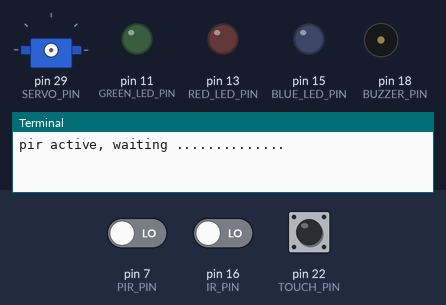
Recording of a program running on a simulated Raspberry Pi (header pin numbers). Parts: servo, output pins drawn as LEDs (lit = HIGH), buzzer (waves = sounding, pin HIGH), the last lines printed to the terminal. Inputs (shaded band) come from the test bench; at power-on: pin 7 (PIR_PIN) LOW, pin 16 (IR_PIN) LOW, pin 22 (TOUCH_PIN) LOW. Servo angles are drawn from the pulse width (0.5 ms = 0°, 2.5 ms = 180°); the clock reads 2024-03-15 10:24:30 at power-on unless the program sets it.

Above: at 1.2 s.
1.3 s: pin 7 (PIR_PIN) driven HIGH
At 3.9 s:
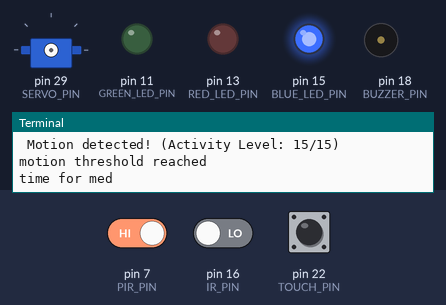
8.8 s: pin 7 (PIR_PIN) driven LOW and pin 16 (IR_PIN) driven HIGH
At 19.7 s:
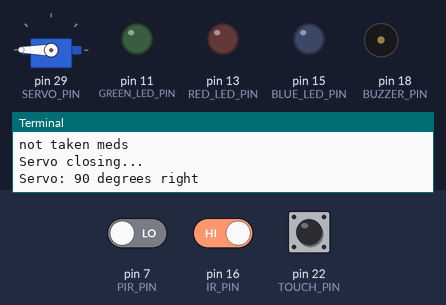
20.0 s: pin 7 (PIR_PIN) driven HIGH
At 23.0 s:
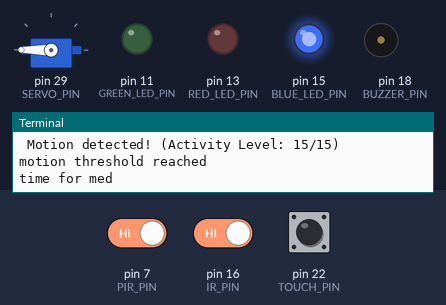
Timing chart, 0 to 43.0 s (numbered marks = the images above; inputs shaded):
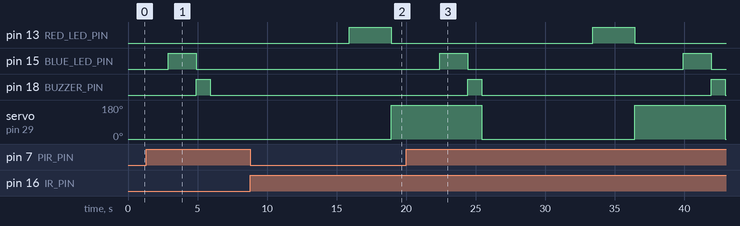

The program:

patient.py
```python
import RPi.GPIO as GPIO
import time
import datetime


GPIO.setwarnings(False)
GPIO.setmode(GPIO.BOARD) #GPI.BOARD

SERVO_PIN = 29
PIR_PIN = 7
GREEN_LED_PIN = 11
RED_LED_PIN = 13
BLUE_LED_PIN = 15
BUZZER_PIN = 18
TOUCH_PIN = 22
IR_PIN = 16


GPIO.setup(SERVO_PIN, GPIO.OUT) #servo, GPIO 5
GPIO.setup(PIR_PIN,GPIO.IN) # pir sensor, GPIO4.
GPIO.setup(GREEN_LED_PIN, GPIO.OUT) #green led, GPIO 17
GPIO.setup(BLUE_LED_PIN, GPIO.OUT)
GPIO.setup(RED_LED_PIN, GPIO.OUT)
GPIO.setup(IR_PIN, GPIO.IN)
GPIO.setup(BUZZER_PIN, GPIO.OUT)
GPIO.setup(TOUCH_PIN, GPIO.IN)
pwm = GPIO.PWM(SERVO_PIN, 50)  # 50Hz frequency
pwm.start(0)

medicine_time = None

def led_waiting():
    print("time for med")
    GPIO.output(BLUE_LED_PIN, GPIO.HIGH)
    time.sleep(2)
    GPIO.output(BLUE_LED_PIN, GPIO.LOW)

def led_taken_meds():
    GPIO.output(GREEN_LED_PIN, GPIO.HIGH)
    time.sleep(3)
    GPIO.output(GREEN_LED_PIN, GPIO.LOW)

def led_not_taken_meds():
    GPIO.output(RED_LED_PIN, GPIO.HIGH)
    time.sleep(3)
    GPIO.output(RED_LED_PIN, GPIO.LOW)

def servo_open():
    print("Servo opening...")
    print("Servo: 90 degrees left")
    pwm.ChangeDutyCycle(2.5)
    time.sleep(1)
    pwm.ChangeDutyCycle(0)# prevent jitter

def servo_close():
    print("Servo closing...")
    print("Servo: 90 degrees right")
    pwm.ChangeDutyCycle(12.5)
    time.sleep(1)
    pwm.ChangeDutyCycle(0)    # prevent jitter
    print("servo closed")

def buzzer():
    print("Buzzer ON")
    GPIO.output(BUZZER_PIN, GPIO.HIGH)
    time.sleep(1)

    print("Buzzer OFF")
    GPIO.output(BUZZER_PIN, GPIO.LOW)

def touch_callback(channel):
    global touch_count
    touch_count += 1
    print(f"Touch detected! Count: {touch_count}")


def touch(timeout, target_touches):
    print(f"[TOUCH] You have {timeout} seconds to touch the sensor {target_touches} times!")
    touch_counts = 0
    start_time = time.time()
    last_state = GPIO.LOW

    while (time.time() - start_time) < timeout:
        current_state = GPIO.input(TOUCH_PIN)
        if current_state == GPIO.HIGH and last_state == GPIO.LOW:
            touch_counts += 1
            print(f"  Touch registered! ({touch_counts}/{target_touches})")
            time.sleep(0.2)
            if touch_counts >= target_touches:
                return True
        last_state = current_state
        time.sleep(0.05)
    return False

def ir(target_clearances, timeout):
    print(f"IR Sensor Active. Waiting for {target_clearances} clear readings (Max {timeout}s)...")
    clear_count = 0
    start_time = time.time()

    while clear_count < target_clearances:
        if (time.time() - start_time) >= timeout:
            print(f"IR window timed out after {timeout} seconds. Moving on...")
            return False
        if GPIO.input(IR_PIN) == GPIO.HIGH:
            clear_count += 1
            print(f"Path Clear! ({clear_count}/{target_clearances})")
            time.sleep(0.4)
        else:
            print("Object Detected (Blocked)")
            time.sleep(0.2)
    print("ir sensor end")
    return True

def pir(motion_threshold): #change for actual code
    print("pir active, waiting ..............")
    motion_counter = 0
    while motion_counter < motion_threshold:
        motion = GPIO.input(PIR_PIN)
        if motion == 1:
            motion_counter += 1
            print(f" Motion detected! (Activity Level: {motion_counter}/{motion_threshold})")
            time.sleep(0.1)
        else:
            time.sleep(0.2)

    print("motion threshold reached")


while True:
    pir(15) # pir only comes backe
    led_waiting()
    buzzer()
    servo_open()
    ir_success = ir(5,5.0)

    if not ir_success:
        print("IR Path did not clear!")
        led_not_taken_meds()
        servo_close()
        continue
    else:
        print("IR Path cleared")
        success = touch(5.0,1)
        if success:
            print("taken meds!")
            cur_med_taken = datetime.now().strftime("%Y-%m-%d %H:%M:%S")
            print(f"[patient ate medicine on]: {cur_med_taken}") #for us to see
            message_to_send = (f"[patient ate medicine on]: {cur_med_taken}")
            #client.publish(PUB_TOPIC, message_to_send)       when in broker.py
            led_taken_meds()
            servo_close()

        else:
            print("not taken meds")
            led_not_taken_meds()
            servo_close()

    print("\nCycle finished. Resetting back to PIR scan stage...")
    time.sleep(1)
```

Measured:
- after the input at 1.3 s, pin 15 (BLUE_LED_PIN): LOW → HIGH after 1.6 s, → LOW 2.0 s later; pin 18 (BUZZER_PIN): LOW → HIGH after 3.6 s, → LOW 1.0 s later
- after the input at 8.8 s, pin 15 (BLUE_LED_PIN): stays LOW (without the input it goes to HIGH after 8.6 s); pin 18 (BUZZER_PIN): stays LOW (without the input it goes to HIGH after 10.6 s); servo on pin 29 (SERVO_PIN): 0° → 180° after 10.1 s instead of 6.1 s
- after the input at 20.0 s, pin 13 (RED_LED_PIN): LOW → HIGH after 13.4 s, → LOW 3.0 s later; pin 15 (BLUE_LED_PIN): alternates HIGH for 2.0 s and LOW for 15.5 s, starting after 2.4 s
